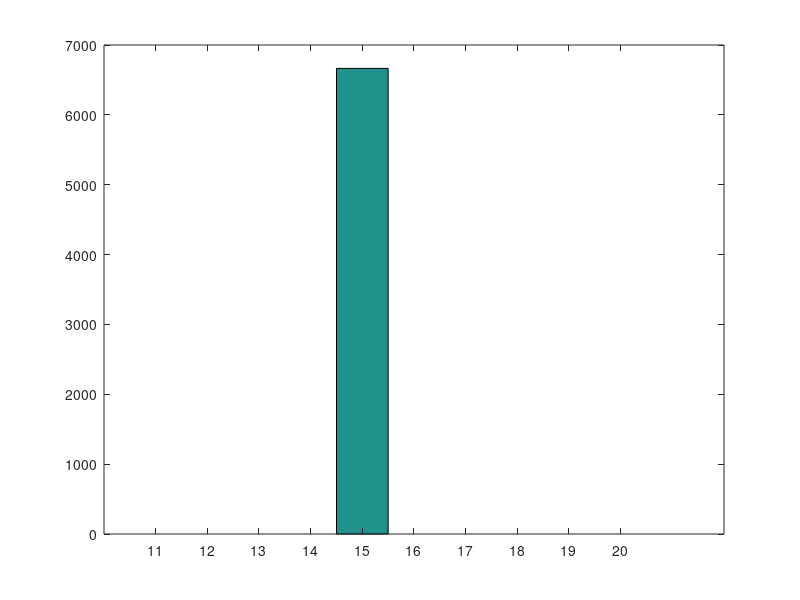
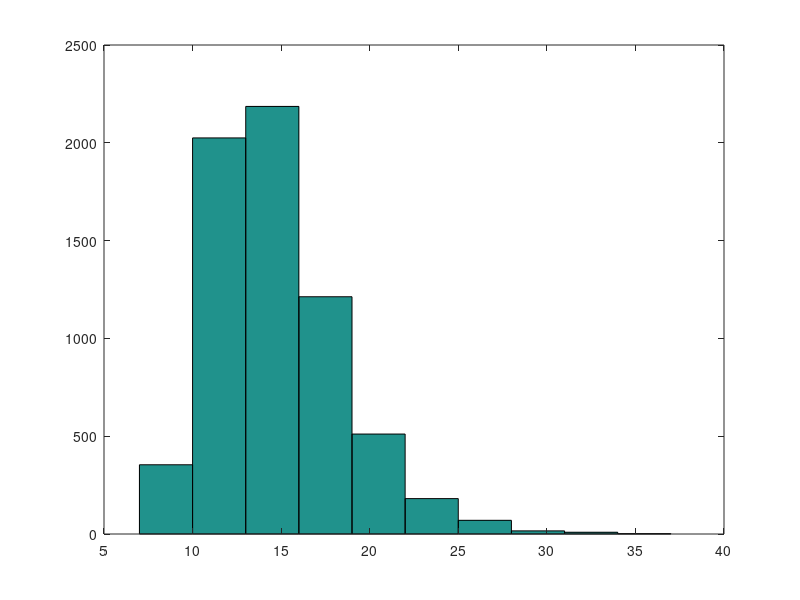
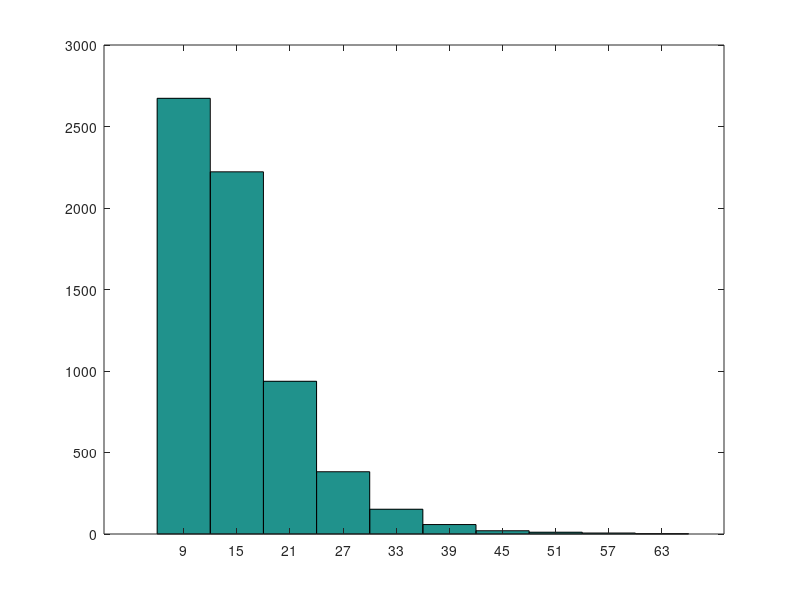
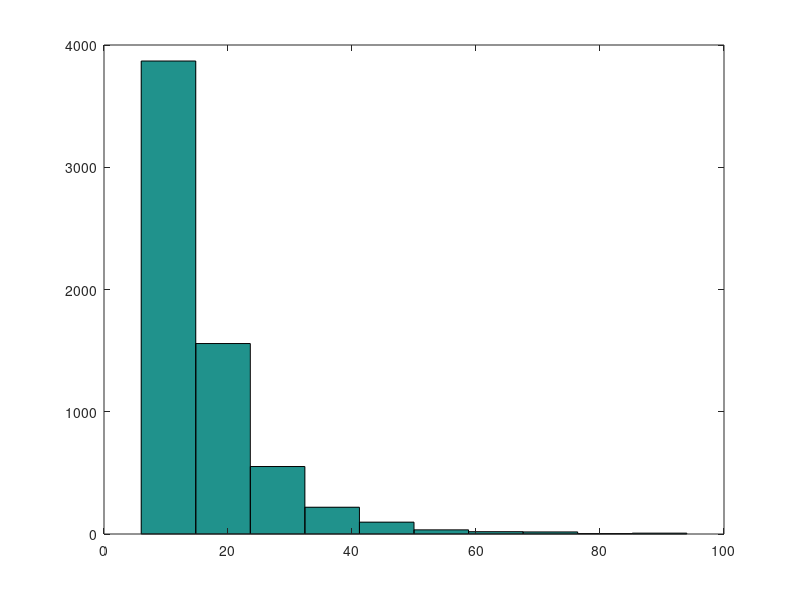

The MATLAB source for these figures, in order:
 % Basic integrate-and-fire neuron 
% R Rao 2007
% with added noise

clc;
clear all;
close all;

% input current
for noiseamp = 0:5  % amplitude of added noise

% capacitance and leak resistance
C = 1 % nF
R = 40 % M ohms

% I & F implementation dV/dt = - V/RC + I/C
% Using h = 1 ms step size, Euler method

V = 0;
tstop = 100000; % total integration time
abs_ref = 5; % absolute refractory period 
ref = 0; % absolute refractory period counter
V_trace = []; % voltage trace for plotting
V_th = 10; % spike threshold
spiketimes = []; % list of spike times

I = 1 + noiseamp*randn(1,tstop); % nA; Gaussian noise


for t = 1:tstop
  
   if ~ref
     V = V - (V/(R*C)) + (I(t)/C)
   else
     ref = ref - 1;
     V = 0.2*V_th; % reset voltage
   end
   
   if (V > V_th)
     V = 50;  % emit spike
     spiketimes = [spiketimes t]; % save times of spikes 
     ref = abs_ref; % set refractory counter
   end

   V_trace = [V_trace V];

end

%  plot(V_trace)
figure(noiseamp+1);
hist(diff(spiketimes));
end